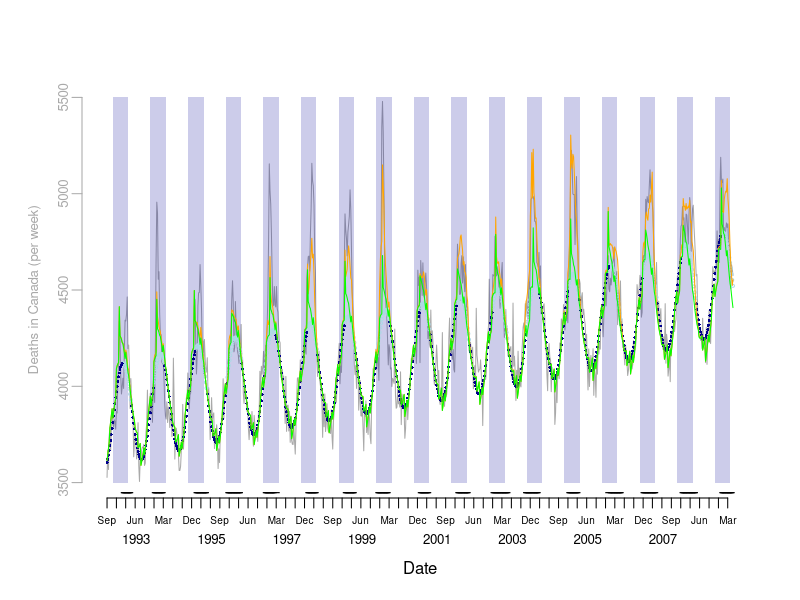
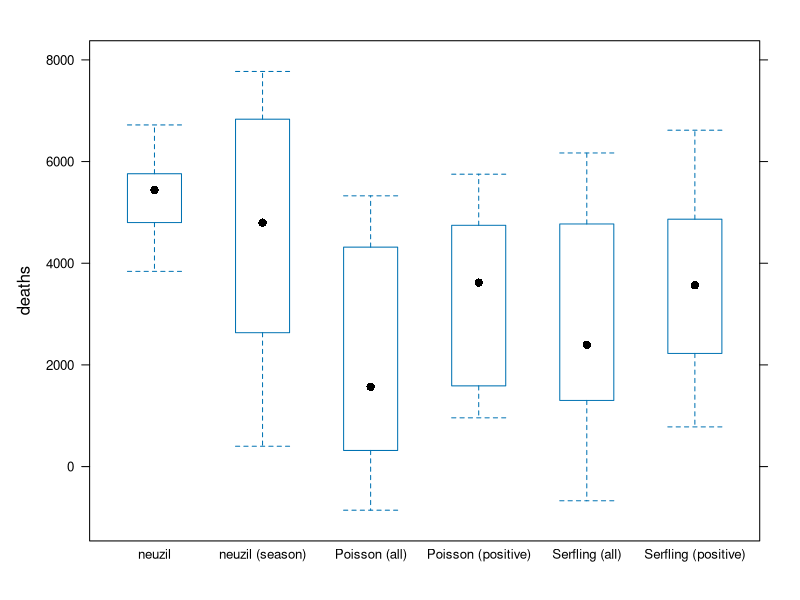

Write R code to recreate these figures, in order.
## ------------- Module 1 Example Code -------------

## ------------- Load Data -------------

# Read data files as downloaded after minor cleaning
# setwd("/Users/david/GitHub/pphs616")
setwd("/Users/davidbuckeridge/GitHub/pphs616") #laptop
death = read.csv("data/Table_S1_clean.csv")

# Cast columns to correct data types
death$DEATHDT = as.Date(death$DEATHDT)
death$MONTH = as.factor(death$MONTH)


## ------------- Plot Deaths and Seasons -------------
# Create date sequences for labelling plots
months = seq(from=head(death$DEATHDT,1), to=tail(death$DEATHDT,1), by="months")
quarters = seq(from=head(death$DEATHDT,1), to=tail(death$DEATHDT,1), by="quarters")
years = seq(from=as.Date("1993-06-15"), to=as.Date("2008-06-15"), by="years")
seasons = seq(1993,2009)

# Plot observed counts
## draw a plot with two Date axes, one with quarters, and one with years
plot(death$DEATHDT, death$COUNT, type='n', bty='n', xaxt='n', yaxt='n', 
     xlab = "Date", ylab='', ylim=c(3500,5500), xlim=c(head(death$DEATHDT,1), tail(death$DEATHDT,1)))
axis.Date(1, at=quarters, format="%b", cex.axis=0.6, mgp=c(3,0.5,0))
axis.Date(1, at=years, format="%Y", tick=FALSE, cex.axis=0.8, mgp=c(5,1.5,0))

# Create axis and add data for all-cause mortality
death.col = "dark gray"
axis(2, at = seq(3500,5500,500), col=death.col, col.axis=death.col, mgp=c(2,0.5,0), cex.axis=0.8)
mtext("Deaths in Canada (per week)", side=2, line=2, at=4500, col=death.col, cex=0.8)
lines(death$DEATHDT, death$COUNT, type='l', col=death.col)

# Add periseason boundaries (Nov to Apr) to plot
nov = seq(from=as.Date("1992-11-01"), to=as.Date("2008-11-01"), by="years")
apr = seq(from=as.Date("1993-04-01"), to=as.Date("2009-04-01"), by="years")
y.pts = rep(c(3500,5500,5500,3500), length(nov))
x.pts = NULL
for (month in 1:length(nov)){
	x.pts = c(x.pts, c(nov[month], nov[month], apr[month], apr[month]))
} # for
polygon(x.pts, y.pts, density=NULL, col="#00009933", border=NA)

# Identify influenza A season boundaries using calendar and WHO reporting data
#  according to a simplified verion of the method described by Neuzil
season.n = NULL
for (season in seasons) {
	n.tests = sum(death$FLUA[death$YRSEAS==season])
	season.n = c(season.n, death$FLUA[death$YRSEAS==season] > n.tests*0.01)
} # for

# Plot seasons
periseason = c("Nov","Dec","Jan","Feb","Mar","Apr")
death$peri = is.element(format(death$DEATHDT, format="%b"), periseason)
death$neuzil = season.n
# Modify outlier that is not connected to season
death$neuzil[death$WEEK==206] = FALSE

# Add seasonal boundaries at base of plot
points(death$DEATHDT, (death$neuzil*3500-50), pch="-", cex=1)


## ------------- Periseason -------------
# Calculate excess mortality using periseason approaches
weeks.p = sum(death$peri==TRUE & death$neuzil==FALSE)
count.p = sum(death$COUNT[(death$peri==TRUE & death$neuzil==FALSE)])
weeks.n = sum(death$peri==TRUE & death$neuzil==TRUE)
count.n = sum(death$COUNT[(death$peri==TRUE & death$neuzil==TRUE)])

# Rate difference (deaths / week) - note that we are computing a common rate difference across all seasons
rd.n = (count.n / weeks.n) - (count.p / weeks.p)


# A variation where we calculate the rate difference by season
rd.n.season = NULL # an empty vector we will grow by adding a new result for each season...
for (season in seasons) {
  weeks.p.season = sum(death$peri==TRUE & death$neuzil==FALSE & death$YRSEAS == season)
  count.p.season = sum(death$COUNT[(death$peri==TRUE & death$neuzil==FALSE & death$YRSEAS == season)])
  weeks.n.season = sum(death$peri==TRUE & death$neuzil==TRUE & death$YRSEAS == season)
  count.n.season = sum(death$COUNT[(death$peri==TRUE & death$neuzil==TRUE & death$YRSEAS == season)])
  rd.n.season = c(rd.n.season, (count.n.season / weeks.n.season) - (count.p.season / weeks.p.season))
}

# Create data structure to hold results for excess deaths calculated using the different approaches
excess = data.frame(season=seasons, n.total=rep(NA,length(seasons)), n.weeks=rep(NA,length(seasons)))

# Calculate excess deaths using the peri-season approach and store results in the 'excess' data frame
for (season in seasons) {
	excess$n.weeks[excess$season==season] = nrow(death[death$peri==TRUE & death$neuzil==TRUE & death$YRSEAS==season,])
	excess$n.total[excess$season==season] = sum(rd.n * excess$n.weeks[excess$season==season])
	excess$n.season[excess$season==season] = sum(rd.n.season[which(seasons == season)] * excess$n.weeks[excess$season==season])
} # for - seasons


## ------------- Serfling -------------
# Define variables
t = seq(1,nrow(death))
t2 = t^2
t3 = t^3
c = cos(2*pi*t/52)
s = sin(2*pi*t/52)

# Censor data during circulating influenza periods for fitting model
# - Create an empty vector to hold outcome data that will be used to fit model
y.fit = rep(NA, length(death$COUNT))
# - Populate the vector with values outside the influenza seasons
y.fit[death$neuzil==FALSE | death$peri==FALSE] = death$COUNT[death$neuzil==FALSE | death$peri==FALSE]
# - Create data frome to hold data for fitting the model
fit.data = data.frame(y=y.fit, t=t, t2=t2, t3=t3, c=c, s=s)

# Create data frame without outcome for prediction of censored weeks
predict.data = data.frame(t=t, t2=t2, t3=t3, c=c, s=s)

# Fit the model
serfling = glm(y ~ c + s + t + t2 + t3, data=fit.data)

# Predict deaths for censored days (and obtain model fit for other days)
serfling.predict = predict(serfling, predict.data)

# Plot fit and predicted values
points(death$DEATHDT[death$neuzil==TRUE & death$peri==TRUE], serfling.predict[death$neuzil==TRUE & death$peri==TRUE], pch=1, cex=0.4, col="light blue")
points(death$DEATHDT[(death$neuzil==FALSE | death$peri==FALSE)], serfling.predict[(death$neuzil==FALSE | death$peri==FALSE)], pch=16, cex=0.4, col="dark blue")

# Determine excess deaths per season using Serfling model. Consider excess over all days in the season and only days the observed count is above the predicted.
for (season in seasons) {
	excess.deaths.s.pos = death$COUNT[(death$COUNT > serfling.predict & death$YRSEAS==season & death$peri==TRUE)] - 
						serfling.predict[(death$COUNT > serfling.predict & death$YRSEAS==season & death$peri==TRUE)]
	
	excess.deaths.s.all = death$COUNT[death$YRSEAS==season & death$peri==TRUE] - serfling.predict[death$YRSEAS==season & death$peri==TRUE]
	
	excess$s.pos.total[excess$season==season] = sum(excess.deaths.s.pos, na.rm=TRUE)
	excess$s.pos.weeks[excess$season==season] = length(excess.deaths.s.pos)
	
	excess$s.all.total[excess$season==season] = sum(excess.deaths.s.all, na.rm=TRUE)
	excess$s.all.weeks[excess$season==season] = length(excess.deaths.s.all)
} # for


## ------------- GLM (Poisson) -------------
# Define data structures
# - Create a data.frame for fitting the model
fit.data.p = data.frame(y=death$COUNT, c=c, s=s, month=death$MONTH, jan=death$JAN1, flua=death$FLUA, flub=death$FLUB, rsv=death$RSVPOS, week=death$WEEK)
# - Create a data.frame for 'predicting' deaths, really the model fit for each week
predict.data.p = data.frame(c=c, s=s, month=death$MONTH, jan=death$JAN1, flua=death$FLUA, flub=death$FLUB, rsv=death$RSVPOS, week=death$WEEK)
# - Create a data.frame for predicting deaths in the absence of influenza a 
predict.data.p.noflua = data.frame(c=c, s=s, month=death$MONTH, jan=death$JAN1, flua=rep(0,nrow(death)), flub=death$FLUB, rsv=death$RSVPOS, week=death$WEEK)

# Fit the model
poisson = glm(y ~ c + s + month + jan + flua + rsv + week, data=fit.data.p, family=poisson(link="log"))

# Predict deaths for all days with and without influenza A circulating
poisson.predict = predict(poisson, predict.data.p, type="response")
poisson.predict.noflua = predict(poisson, predict.data.p.noflua, type="response")

# Plot the fit and predicted values
lines(death$DEATHDT, poisson.predict, col="orange", lty=1)
lines(death$DEATHDT, poisson.predict.noflua, col="green", lty=1)

# Determine excess deaths per season using Poisson model. 
for (season in seasons) {
	excess.deaths.p.pos = death$COUNT[(death$COUNT > poisson.predict.noflua & death$YRSEAS==season & death$peri==TRUE)] - 
						poisson.predict.noflua[(death$COUNT > poisson.predict.noflua & death$YRSEAS==season & death$peri==TRUE)]
	
	excess.deaths.p.all = death$COUNT[death$YRSEAS==season & death$peri==TRUE] - poisson.predict.noflua[death$YRSEAS==season & death$peri==TRUE]
		
	excess$p.pos.total[excess$season==season] = sum(excess.deaths.p.pos, na.rm=TRUE)
	excess$p.pos.weeks[excess$season==season] = length(excess.deaths.p.pos)
	
	excess$p.all.total[excess$season==season] = sum(excess.deaths.p.all, na.rm=TRUE)
	excess$p.all.weeks[excess$season==season] = length(excess.deaths.p.all)

} # for


## ------------- Plot Excess Deaths by Method -------------
# Create boxplot of excess deaths by method, with seasons as observations
# Load a graphics library
require(lattice)

# Prepare the data structure
excess.total = excess[,c("season","n.total","n.season","s.pos.total","s.all.total","p.pos.total","p.all.total")]
methods=c("neuzil","neuzil (season)","Serfling (positive)","Serfling (all)", "Poisson (positive)", "Poisson (all)")

# create vector of method labels
methods.vector = NULL
for (method in methods){
  methods.vector = c(methods.vector, rep(method,length(seasons)))
}

excess.long = data.frame(season=rep(seasons,length(methods)), method=methods.vector, deaths=rep(NA,length(seasons)*length(methods)))
for (season in seasons) {
	for (method in methods) {
		excess.long$deaths[excess.long$season==season & excess.long$method==method] = excess.total[excess.total==season, (which(methods==method)+1)]
	} # for - methods
} # for - seasons

# Draw the plot
bwplot(deaths ~ method, data=excess.long, horizontal=FALSE)
